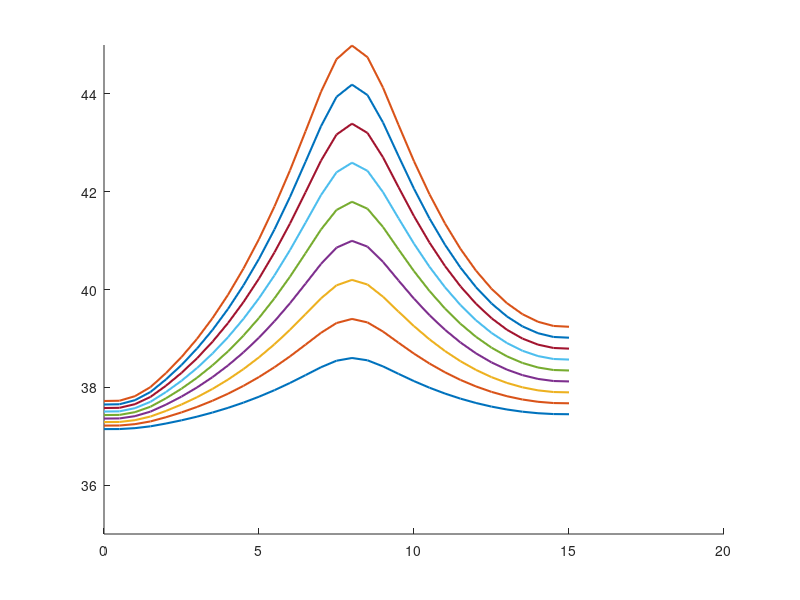

MATLAB code to generate this figure: (Note: this script raises an error after producing the figure.)
%––––––––––––––––––––––––––––––––––––––––––––––––––––––––––––––––––––––––––––
% 1D hyperbolic bioheat w/ Gaussian tumor source, 3 skin layers, finer mesh
% and reduced dt for stability; snapshots at 2.5, 5, 7.5, 10 s in one plot.
%––––––––––––––––––––––––––––––––––––––––––––––––––––––––––––––––––––––––––––

clear; clc;

%% 1) DISCRETIZE TIME & SPATIAL DOMAINS
% Skin Layer thickness
L_epi = 0.0015;   % Epidermis (1.5 mm)
L_derm = 0.0035;  % Dermis (3.5 mm)
L_subq = 0.01;    % Subcutaneous (10 mm)
Lx = L_epi + L_derm + L_subq; % Domain Length

x_ast  = 0.008;   % [m]   Tumor center (midpoint of 0.05 m)

dx     = 0.0005;  % [m]   Spatial step → now 21 nodes from 0 to 0.05
dt     = 0.015;    % [s]   Time step (smaller for stability)
max_time = 10;   % plot up to 10s
time_steps = round(max_time/dt) + 1; % ensures we reach exactly 10 s: (n−1)*dt = 10
time = 0:dt:max_time+dt;

x  = 0:dx:Lx;          % x = [0, 0.0025, 0.005, …, 0.05]
nx = numel(x);

% Define Layers
layer = zeros(1, nx);
layer(x <= L_epi) = 1;                                  % Epidermis
layer(x > L_epi & x <= L_epi + L_derm) = 2;             % Dermis
layer(x > L_epi + L_derm) = 3;                          % Subcutaneous

% Find index of tumor center (closest grid point to x_ast)
[~, iTumor] = min(abs(x - x_ast));

%% 2) CONSTANTS AND PARAMETERS
% ------------ Physical Parameters ------------
% Skin Layer params
rho    = [1150 1116 900];   % [kg/m^3]  Tissue density (layers)
c      = [3590 3300 2500];  % [J/(kg·°C)]  Tissue specific heat
k      = [0.2 0.45 0.3];    % [W/(m·°C)]  Thermal conductivity
k_star = [0.1 0.1 0.1];     % [W/(m·°C·s)]  Hyperbolic‐term coefficient

% Blood params
h      = 4.5;     % [W/(m^2·°C)]    Convective coefficient at boundaries
wb     = 0.0098;  % [1/s]           Blood perfusion
rho_b  = 1056;    % [kg/m^3]        Blood density
cb     = 4000;    % [J/(kg·°C)]     Blood specific heat

Qm0    = 50.65;   % [W/m^3]         Metabolic heat (uniform)
Tb     = 37;      % [°C]            Arterial blood temperature
Tl     = [37 37 37];      % [°C]    Ambient/tissue reference
T0     = 37;      % [°C]            Initial tissue temperature

% ------------ Gaussian‐source parameters ------------
% Q_r(i) = rho * S * P * exp( -a0*( x(i) - x_ast )^2 )
S      = 15;       % “per‐kg” scaling factor
% P      = 30;      % “power” factor (tune as needed)
a0     = 1e6;   % [1/m]  Gaussian width control

% ------------ Water vaporization and diffusion ------------
Da = 2.5e-5;    % m^2/s (air)
Mw = 0.018;     % kg/mol
Ra = 8.314;     % J/mol·K
Tw = 306;       % K (~33°C)
Pw = 5600;      % Pa (sat. vapor pressure at 33°C)
RH = 0.5;       % Relative humidity (fraction)
delta = 1e-4;   % m
c_air = 1005;   % J/kg·K
Df = [2e-9 2e-9 2e-9];  % m^2/s
cw = 4180;      % J/kg°C
rho_s = 1100;   % kg/m^3
rho_c = 1000;   % kg/m^3
nabla_r2 = (Lx/3)^2;

% ---------- Hyperbolic relaxation times ---------------
tau_q = 10;   % [s]
tau_T = 2;   % [s]
tau_v = 1;   % [s]


%% 3) INITIALIZE STORAGE FOR “SNAPSHOTS”
% Snapshot times (in seconds) and their corresponding loop‐indices
snapshot_times = linspace(2,max_time,5); % [2.5, 5.0, 7.5, 10.0];
snap_idx = round(snapshot_times/dt) + 1;
% e.g., 2.5/0.01 = 250 → +1 = 251 ⇒ t = (251−1)*0.01 = 2.50 s

z = 1;
powers = 10:5:50;
for P = powers
    T_snapshots = zeros(nx, numel(snapshot_times));  
    % Each column j holds T(x) at t = snapshot_times(j)
    
    % Tumor temp array
    T_tumor = zeros(1, time_steps);
    
    % --------- Initialize temperature fields at t=0 -------------
    T     = ones(nx,1) * T0;  
    T_new = T;   
    dTdt   = zeros(nx,1);
    d2Tdt2 = zeros(nx,1);


    %% 4) TIME‐MARCHING LOOP
    for n = 1:time_steps
    
        % (a) Update interior nodes i=2:(nx−1)
        for i = 2:(nx-1)
            L = layer(i);
    
            % (b) Calculate Heat Source values for given spatial step
            % Metabolic Heat Source:
            Qm = Qm0 * (1 + (Tl(L) - T0)/10);         % [W/m^3] metabolic
    
            % Water diffusion:
            Qd = (Df(L) * cw * (rho_s - rho_c) / nabla_r2) * (T(i) - Tl(L));
            
            % Blood Perfusion (dermis, subq):
            if L > 1
                Qb = wb * rho_b * cb * (Tb - Tl(L));      % [W/m^3] perfusion (constant)
            else
                Qb = 0;
            end
    
            % Water vaporization (epidermis only)
            if L == 1
                Delta_m = (Da*Mw/(Ra*Tw)) * (Pw/Tw) * RH/(delta*c_air);
                Delta_Hvap = 2400e3; % J/kg
                Qv = Delta_m * Delta_Hvap / (delta * c_air);
            else 
                Qv = 0;
            end
    
            % Gaussian tumor heat source at node i:
            Qr = rho(L) * S * P * exp( -a0 * (x(i) - x_ast)^2 );  
    
            % Add up all heat sources to consolidate
            Q_tot = Qm + Qd + Qb + Qv + Qr;
    
            % 2nd‐spatial derivative (finite difference)
            d2Tdx2 = (T(i+1) - 2*T(i) + T(i-1)) / dx^2;
    
            % Hyperbolic bioheat terms:
            dTdt(i)   = (k(L)*d2Tdx2 + Q_tot) / (rho(L) * c(L));
            d2Tdt2(i) = (k_star(L)*d2Tdx2) / (rho(L) * c(L));
    
            % Update temperature at node i (eq. 7):
            T_new(i) = T(i) + dt * ( ...
               dTdt(i) + tau_q*dTdt(i) ...
             - tau_T*d2Tdt2(i) ...
             + (k(L) + k_star(L)*tau_v)*dTdt(i) );
        end
    
        % (c) Convective (Robin) BC at left boundary (i = 1):
        T_new(1) = (h*dx*Tl(1) + k(L) * T_new(2)) / (h*dx + k(L));
    
        % (d) Convective (Robin) BC at right boundary (i = nx):
        T_new(nx) = (h*dx*Tl(end) + k(L) * T_new(nx-1)) / (h*dx + k(L));
    
        % (e) Advance to next timestep
        T = T_new;
    
        % (f) If current “t” matches any snapshot index, store T(x)
        idx_this = find(snap_idx == n);
        if ~isempty(idx_this)
            T_snapshots(:, idx_this) = T;
        end
    
        % (g) Store T at tumor location
        T_tumor(n) = T_new(iTumor);
    end

    %% Store profile for given P to be compared after
    T_p(:,z) = T_snapshots(:,end);

    T_tumor_p(:,z) = T_tumor;
    z = z+1;

end % end of testing parameter loop (power)

%% Plot Power 
figure('Position',[200,200,800,500]);
hold on;

colors = lines(size(T_p,2));  
for j = 1:size(T_p,2)
    plot(x*1000, T_p(:,j), 'Color', colors(j,:), 'LineWidth',1.5, ...
         'DisplayName', sprintf('P = %.1f W', powers(j)));
end

ylim([35 45])
xline(0, '-',{'Epiderm'},'HandleVisibility','off','Fontsize',16)
xline((L_epi)*10^3,'-',{'Derm'},'HandleVisibility','off','Fontsize',16)
xline((L_epi+L_derm)*10^3,'-',{'Subcutaneous'},'HandleVisibility','off','Fontsize',16)
xline(x_ast*10^3,'-r',{'Tumor'},'LineWidth',5,'HandleVisibility','off','Fontsize',20)
xlabel('Distance (mm)','Fontsize',16);
ylabel('Temperature (°C)','Fontsize',16);
title(['Temperature Profile T(t=10s,x), Various Powers'],'Fontsize',20);
legend('Location','northeast','FontSize',12);
grid on;
hold off;


%% 6. PLOT: TUMOR TEMPERATURE VS TIME
figure('Position',[200,200,800,500]);
hold on;

colors = lines(numel(powers));  
for j = 1:size(T_p,2)
    plot(time, T_tumor_p(:,j), 'Color', colors(j,:), 'LineWidth',1.5, ...
         'DisplayName', sprintf('P = %.1f W', powers(j)));
end

xlim([0 10])
xlabel('time (s)','Fontsize',16);
ylabel('Temperature (°C)','Fontsize',16);
title(['Temperature at Tumor Location vs. Time, Various Powers'],'Fontsize',20);
legend('Location','best','FontSize',12);
grid on;
hold off;
